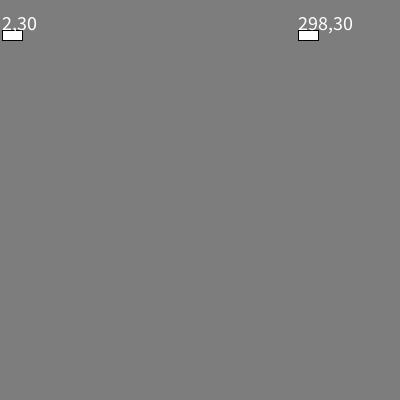
Frame 1 (no input)
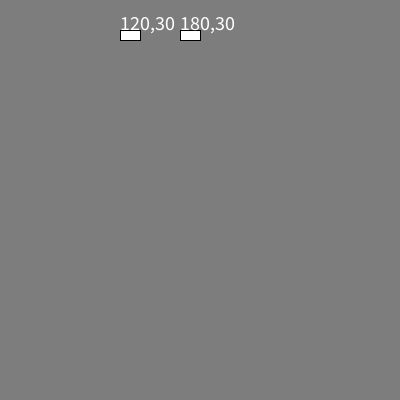
Frame 60 (the mouse pressed at the canvas centre just before this capture)
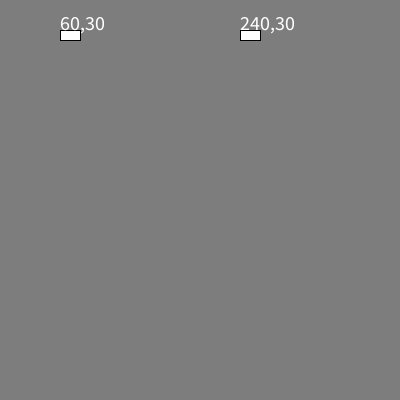
Frame 120 (the mouse held since frame 60 and released just before this capture)

The Processing sketch that drew these frames (run headless with seeded random() and noise(); from frame 60 on, the mouse is pressed at the canvas centre):

// Processing sketch: dinosaurio_pde
// ── dinosaurio_pde.pde

  
carro primero=new carro(0,30,2);
carro segundo=new carro(300,30,-2);  
  

void setup()
{
  
  size(400,400);
  frameRate(10);

}

void draw()
{
  background(125);
  
  segundo.moverse();
  primero.moverse();
  primero.dibujar();
  segundo.dibujar();
}


class carro
{
  int l=10,a=20;
  int t;
  
  int cx,cy,cx0;
  int vel;
  
  
  carro(int x,int y, int v)
  {
    cx0=x;
    cy=y;
    vel=v;
    t=0;
  }
  
  void moverse()
  {
    t++;
    cx=cx0+vel*t;
    if (cx>=width) t=0;
    
     
  }
  
  void dibujar()
  {
    rect(cx,cy,a,l);
    textSize(20);
    text(cx+","+cy,cx,cy);
  }
  
}
